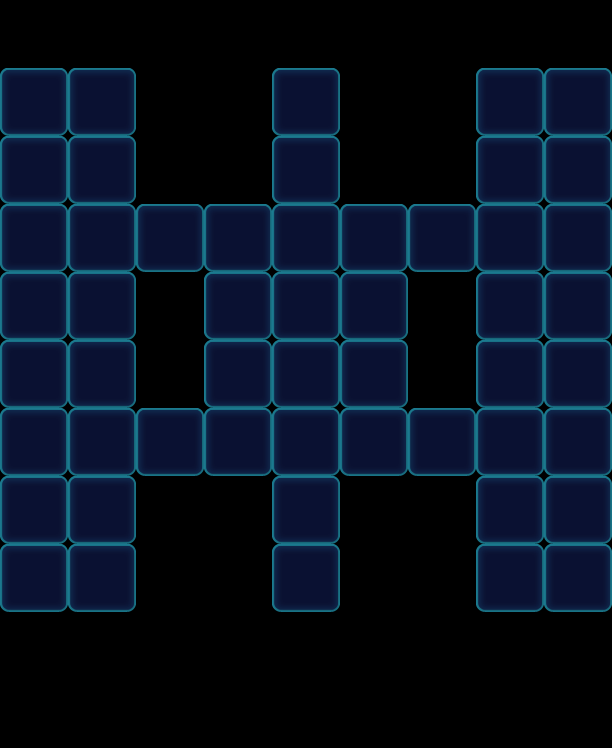

This game map was drawn from its Tiled (.tmx) file and the tilesets committed beside it. A one-line description and the trimmed map source follow:
An orthogonal 9x11 tile map with 68x68 px tiles, 1 tile layer (Valid), 2 tilesets and 63 objects (52x Monster, 11x Factory_Normal).

<map version="1.0" orientation="orthogonal" width="9" height="11" tilewidth="68" tileheight="68">
 <tileset firstgid="1" name="game_grid1" tilewidth="68" tileheight="68">
  <image source="game_grid1.png" width="68" height="68" />
 </tileset>
 <tileset firstgid="2" name="map" tilewidth="68" tileheight="68">
  <image source="map.png" width="1024" height="1024" />
 </tileset>
 <layer name="Valid" width="9" height="11">
  <data>[99 cells, 52 non-empty, 1 distinct tile ids]</data>
 </layer>
 <objectgroup name="BottomObj" width="9" height="11" />
 <objectgroup name="MiddleObj" width="9" height="11">
  <object type="Monster" gid="4" x="0" y="136">
   <properties>
    <property name="Color" value="Orange" />
   </properties>
  </object>
  <object type="Monster" gid="19" x="272" y="476">
   <properties>
    <property name="Color" value="Yellow" />
   </properties>
  </object>
  <object type="Monster" gid="19" x="476" y="612">
   <properties>
    <property name="Color" value="Yellow" />
   </properties>
  </object>
  <object type="Monster" gid="19" x="0" y="204">
   <properties>
    <property name="Bubble" value="1" />
    <property name="Color" value="Yellow" />
   </properties>
  </object>
  <object type="Monster" gid="19" x="340" y="340">
   <properties>
    <property name="Color" value="Yellow" />
   </properties>
  </object>
  <object type="Monster" gid="3" x="476" y="544">
   <properties>
    <property name="Color" value="Green" />
   </properties>
  </object>
  <object type="Monster" gid="19" x="204" y="272">
   <properties>
    <property name="Bubble" value="1" />
    <property name="Color" value="Yellow" />
   </properties>
  </object>
  <object type="Monster" gid="19" x="68" y="408">
   <properties>
    <property name="Color" value="Yellow" />
   </properties>
  </object>
  <object type="Monster" gid="19" x="476" y="204">
   <properties>
    <property name="Color" value="Yellow" />
   </properties>
  </object>
  <object type="Monster" gid="19" x="544" y="408">
   <properties>
    <property name="Color" value="Yellow" />
   </properties>
  </object>
  <object type="Monster" gid="2" x="68" y="136">
   <properties>
    <property name="Color" value="Blue" />
   </properties>
  </object>
  <object type="Monster" gid="19" x="0" y="544">
   <properties>
    <property name="Bubble" value="1" />
    <property name="Color" value="Yellow" />
   </properties>
  </object>
  <object type="Monster" gid="19" x="544" y="476">
   <properties>
    <property name="Color" value="Yellow" />
   </properties>
  </object>
  <object type="Monster" gid="3" x="0" y="340">
   <properties>
    <property name="Color" value="Green" />
   </properties>
  </object>
  <object type="Monster" gid="3" x="68" y="272">
   <properties>
    <property name="Color" value="Green" />
   </properties>
  </object>
  <object type="Monster" gid="3" x="68" y="204">
   <properties>
    <property name="Color" value="Green" />
   </properties>
  </object>
  <object type="Monster" gid="3" x="68" y="544">
   <properties>
    <property name="Color" value="Green" />
   </properties>
  </object>
  <object type="Monster" gid="3" x="204" y="476">
   <properties>
    <property name="Bubble" value="1" />
    <property name="Color" value="Green" />
   </properties>
  </object>
  <object type="Monster" gid="3" x="272" y="612">
   <properties>
    <property name="Bubble" value="1" />
    <property name="Color" value="Green" />
   </properties>
  </object>
  <object type="Monster" gid="3" x="272" y="272">
   <properties>
    <property name="Color" value="Green" />
   </properties>
  </object>
  <object type="Monster" gid="3" x="340" y="408">
   <properties>
    <property name="Color" value="Green" />
   </properties>
  </object>
  <object type="Monster" gid="3" x="476" y="340">
   <properties>
    <property name="Color" value="Green" />
   </properties>
  </object>
  <object type="Monster" gid="3" x="544" y="136">
   <properties>
    <property name="Color" value="Green" />
   </properties>
  </object>
  <object type="Monster" gid="3" x="476" y="272">
   <properties>
    <property name="Color" value="Green" />
   </properties>
  </object>
  <object type="Monster" gid="3" x="544" y="612">
   <properties>
    <property name="Color" value="Green" />
   </properties>
  </object>
  <object type="Monster" gid="2" x="68" y="340">
   <properties>
    <property name="Bubble" value="1" />
    <property name="Color" value="Blue" />
   </properties>
  </object>
  <object type="Monster" gid="2" x="0" y="408">
   <properties>
    <property name="Color" value="Blue" />
   </properties>
  </object>
  <object type="Monster" gid="2" x="0" y="476">
   <properties>
    <property name="Color" value="Blue" />
   </properties>
  </object>
  <object type="Monster" gid="2" x="68" y="612">
   <properties>
    <property name="Color" value="Blue" />
   </properties>
  </object>
  <object type="Monster" gid="2" x="272" y="408">
   <properties>
    <property name="Color" value="Blue" />
   </properties>
  </object>
  <object type="Monster" gid="2" x="340" y="476">
   <properties>
    <property name="Bubble" value="1" />
    <property name="Color" value="Blue" />
   </properties>
  </object>
  <object type="Monster" gid="2" x="272" y="204">
   <properties>
    <property name="Color" value="Blue" />
   </properties>
  </object>
  <object type="Monster" gid="2" x="272" y="544">
   <properties>
    <property name="Color" value="Blue" />
   </properties>
  </object>
  <object type="Monster" gid="2" x="476" y="476">
   <properties>
    <property name="Color" value="Blue" />
   </properties>
  </object>
  <object type="Monster" gid="2" x="544" y="544">
   <properties>
    <property name="Bubble" value="1" />
    <property name="Color" value="Blue" />
   </properties>
  </object>
  <object type="Monster" gid="2" x="544" y="204">
   <properties>
    <property name="Bubble" value="1" />
    <property name="Color" value="Blue" />
   </properties>
  </object>
  <object type="Monster" gid="2" x="476" y="136">
   <properties>
    <property name="Color" value="Blue" />
   </properties>
  </object>
  <object type="Monster" gid="4" x="0" y="272">
   <properties>
    <property name="Color" value="Orange" />
   </properties>
  </object>
  <object type="Monster" gid="4" x="68" y="476">
   <properties>
    <property name="Color" value="Orange" />
   </properties>
  </object>
  <object type="Monster" gid="4" x="0" y="612">
   <properties>
    <property name="Color" value="Orange" />
   </properties>
  </object>
  <object type="Monster" gid="4" x="204" y="340">
   <properties>
    <property name="Color" value="Orange" />
   </properties>
  </object>
  <object type="Monster" gid="4" x="204" y="408">
   <properties>
    <property name="Color" value="Orange" />
   </properties>
  </object>
  <object type="Monster" gid="4" x="272" y="340">
   <properties>
    <property name="Color" value="Orange" />
   </properties>
  </object>
  <object type="Monster" gid="4" x="272" y="136">
   <properties>
    <property name="Bubble" value="1" />
    <property name="Color" value="Orange" />
   </properties>
  </object>
  <object type="Monster" gid="4" x="340" y="272">
   <properties>
    <property name="Color" value="Orange" />
   </properties>
  </object>
  <object type="Monster" gid="4" x="476" y="408">
   <properties>
    <property name="Bubble" value="1" />
    <property name="Color" value="Orange" />
   </properties>
  </object>
  <object type="Monster" gid="4" x="544" y="340">
   <properties>
    <property name="Color" value="Orange" />
   </properties>
  </object>
  <object type="Monster" gid="4" x="544" y="272">
   <properties>
    <property name="Color" value="Orange" />
   </properties>
  </object>
  </objectgroup>
 <objectgroup color="#000000" name="TopObj" width="9" height="11">
  <!-- 11 objects omitted --></objectgroup>
</map>
<!-- 15 of 63 objects omitted -->
